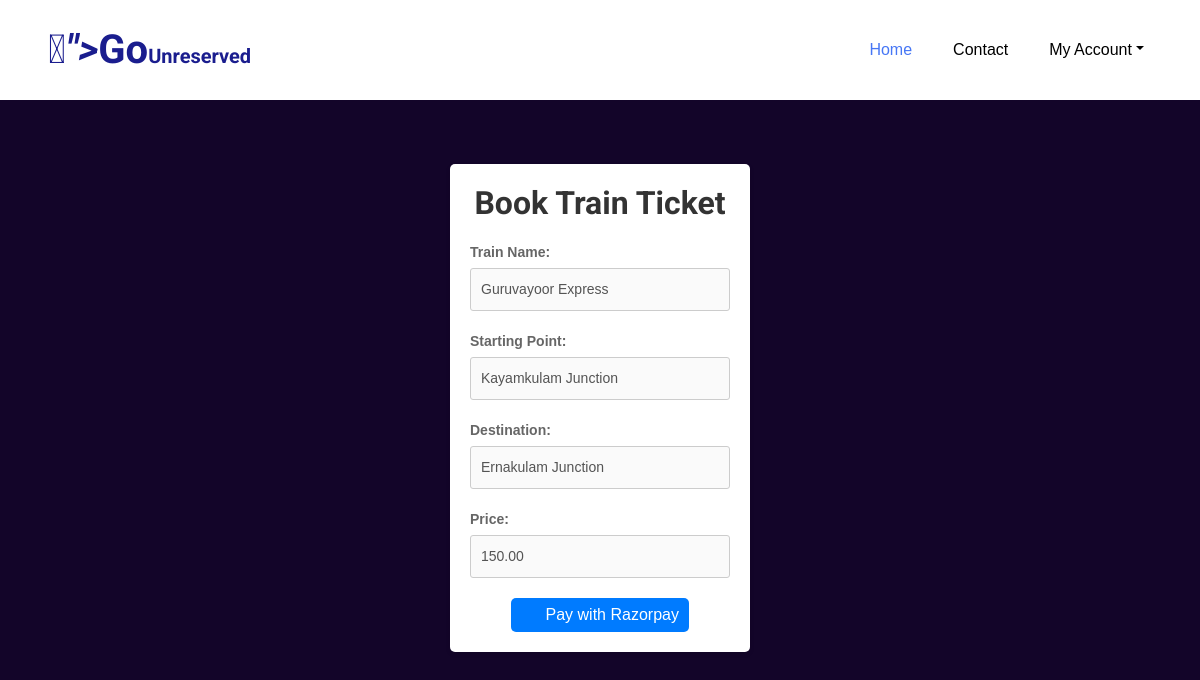
The app's page /book_train/4 with its own data.
### RailApp/models.py (models this page shows, shortened)
class Ticket(models.Model):
    train = models.ForeignKey(Train, on_delete=models.CASCADE)
    starting_station = models.ForeignKey(Station, related_name='starting_station', on_delete=models.CASCADE)
    destination_station = models.ForeignKey(Station, related_name='destination_station', on_delete=models.CASCADE)
    amount = models.DecimalField(max_digits=8, decimal_places=2)
    train_time = models.DateTimeField(auto_now=False)
    ticket_name = models.CharField(max_length=100)

class Train(models.Model):
    name = models.CharField(max_length=100)
    start=models.CharField(max_length=100)
    dest=models.CharField(max_length=100)

class Station(models.Model):
    name = models.CharField(max_length=100)
    def __str__(self):
        return self.name

### RailApp/views.py (the view)
# urls.py: path('book_train/<int:id>',views.book_train,name='book_train'),
def book_train(request,id):
    ticket= Ticket.objects.get(id=id)
    if request.method=='POST':
        ticket= Ticket.objects.get(id=id)
        return redirect(payment_view)
    return render(request, 'book.html',{'ticket':ticket})

### RailApp/templates/book.html (shortened to what this page needs)
<!DOCTYPE html>
<html lang="en">
<head>
    {% load static %}
    <link href="https://cdnjs.cloudflare.com/ajax/libs/font-awesome/5.10.0/css/all.min.css" rel="stylesheet">
    <link href="https://cdn.jsdelivr.net/npm/bootstrap-icons@1.4.1/font/bootstrap-icons.css" rel="stylesheet">
    <link rel="stylesheet" href="{% static 'css/lib/animate/animate.min.css' %}">
    <link rel="stylesheet" href="{% static 'css/lib/owlcarousel/assets/owl.carousel.min.css' %}">
    <link rel="stylesheet" href="{% static 'css/lib/lightbox/css/lightbox.min.css' %}">
    <link href="{% static 'css/bootstrap.min.css' %}" rel="stylesheet">
    <link href="{% static 'css/style.css' %}" rel="stylesheet">
<body>
    <div class="container-xxl bg-violet p-0">
        <div class="container-fluid"p-0>
            <nav class="navbar navbar-expand-lg navbar-light px-4 px-lg-5 py-3 py-lg-0" style="background: #fff;height: 100px;">
                <a href="" class="navbar-brand p-0">
                    <h1 class="m-0"><i class="material-icons">&#xe533;"></i>Go<span class="fs-5">Unreserved</span></h1>
                </a>
                <div class="collapse navbar-collapse" id="navbarCollapse">
                    <div class="navbar-nav ms-auto py-0">
                        <a href="{% url 'userhome' %}" class="nav-item nav-link active">Home</a>
                        <a href="{% url 'contact' %}" class="nav-item nav-link">Contact</a>
                        <div class="nav-item dropdown">
                          <a href="#" class="nav-link dropdown-toggle" data-bs-toggle="dropdown">My Account</a>
                      </div>
                    </div>
                </div>
            </nav>
            </head>
            <body>
              <br>
              <br>
              <br>
              <br>
              <br>
              <br>
              <div class="booking-center">
                <h2>Book Train Ticket</h2>
                <form action="{% url 'payment' ticket_id=ticket.id %}" method="post">
                   <div class="form-group" >
                    <label for="name">Train Name:</label>
                    <input disabled type="text" id="name" name="name" value="{{ticket.train.name}}" required>
                  </div>
                  <div class="form-group">
                    <label for="starting-point">Starting Point:</label>
                    <input disabled type="text" id="starting-point" name="starting_station" value="{{ticket.starting_station}}" required>
                  </div>
                  <div class="form-group">
                    <label for="destination">Destination:</label>
                    <input disabled type="text" id="destination" name="destination_station" value="{{ticket.destination_station}}" required>
                  </div>
                  <div class="form-group">
                    <label for="price">Price:</label>
                    <input disabled type="number" id="price" name="amount" min="0" value="{{ticket.amount}}" required>
                    </div>
                    <button style="display: block; margin:0 auto;  background-color:#007bff; color:#fff; border:none; padding:5px 10px; border-radius:5px; cursor:pointer;">
                      <img src="{% static 'images/razorpay.jpg' %}" width="15" height="15" style="vertical-align:middle; margin-right:5px;">
                      Pay with Razorpay
                    </button>
                </div>
    <body>
    </body>
    </html>

### static/css/style.css (style rules this page uses)
:root { --primary: #2124B1; --secondary: #4777F5; --light: #F7FAFF; --dark: #1D1D27; }
h1, h2, h3, .fw-bold { font-weight: 700 !important; }
.navbar-light .navbar-nav .nav-link { position: sticky; top:0; margin-left: 25px; color:#000 !important; outline: none; transition: .5s; }
@media (min-width: 992px) { .navbar-light { position: absolute; width: 100% !important; top: 0; left: 0; border-bottom: 1px solid rgba(256, 256, 256, ); z-index: 999; } }
.navbar-light .navbar-nav .nav-link:hover, .navbar-light .navbar-nav .nav-link.active { color: var(--secondary) !important; }
.navbar-light .navbar-brand h1 { color: #1a1d8e; }
@media (min-width: 992px) { .navbar-light { position: absolute; width: 100%; top: 0; left: 0; border-bottom: 1px solid rgba(256, 256, 256, .1); z-index: 999; } }
@media (min-width: 992px) { .navbar-light .navbar-nav .nav-link::before { position: absolute; content: ""; width: 0; height: 2px; bottom: -1px; left: 50%; background: var(--secondary); transition: .5s; } }
.navbar-light { position: fixed !important; }

### RailApp/templates/book.html (style rules this page uses)
body { font-family: Arial, sans-serif; background-color: #130529; padding: 20px; }
.booking-center { max-width: 300px; margin: 0 auto; background-color: #fff; padding: 20px; border-radius: 5px; box-shadow: 0 2px 5px rgba(0, 0, 0, 0.1); }
.booking-center h2 { text-align: center; margin-bottom: 20px; color: #333; }
.form-group { margin-bottom: 20px; }
.form-group label { display: block; margin-bottom: 5px; color: #666; font-size: 14px; font-weight: bold; }
.form-group input { width: 100%; padding: 10px; border: 1px solid #ccc; border-radius: 3px; font-size: 14px; }

### records on screen
Ticket: name "Guruvayoor Express", starting_station "Kayamkulam Junction", destination_station "Ernakulam Junction", amount "150.00"
